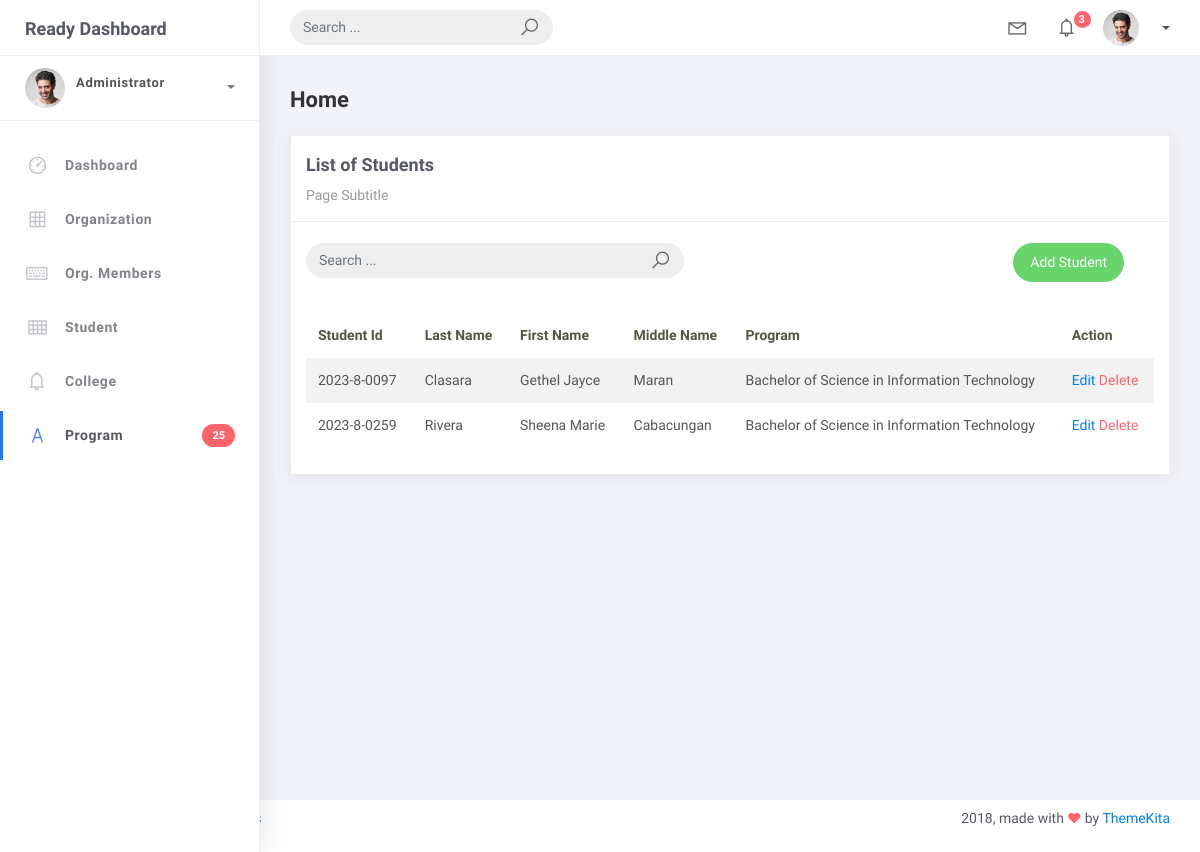
Page /student_list on the earlier database version.
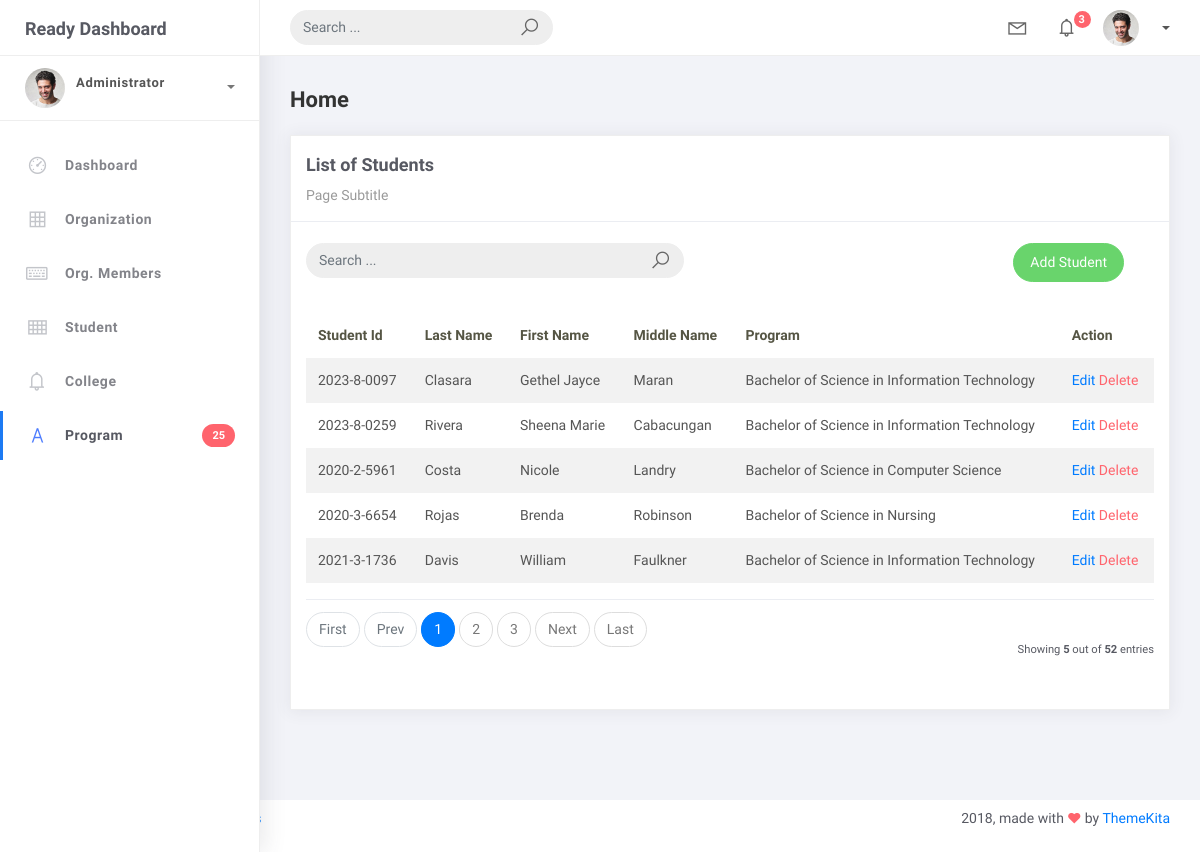
Same page on the later database version.
### studentorg/models.py (models this page shows, shortened)
class BaseModel(models.Model):
    created_at = models.DateTimeField(auto_now_add=True, db_index=True)
    updated_at = models.DateTimeField(auto_now=True)
    class Meta:
        abstract = True

class Student(BaseModel):
    student_id = models.CharField(max_length=15)
    lastname = models.CharField(max_length=25)
    firstname = models.CharField(max_length=25)
    middlename = models.CharField(max_length=25, blank=True, null=True)
    program = models.ForeignKey(Program, on_delete=models.CASCADE)

class Program(BaseModel):
    prog_name = models.CharField(max_length=150)
    college = models.ForeignKey(College, on_delete=models.CASCADE)
    def __str__(self):
        return self.prog_name

### studentorg/views.py (the view, shortened to what this page needs)
# urls.py: path('student_list', StudentList.as_view(), name='student-list'),
class StudentList(ListView):
    model = Student
    context_object_name = 'student'
    template_name = 'student_list.html'
    paginate_by = 5
    def get_queryset(self):
            qs = super().get_queryset()
            query = self.request.GET.get('q')
            return qs

### templates/student_list.html
{% extends 'base.html' %}
{% load static %}
{% block content %}
<div class="content">
    <div class="container-fluid">
        <h4 class="page-title">Home</h4>
        <div class="row">
            <div class="col-md-12">
                <div class="card">
                    <div class="card-header">
                        <div class="card-title">List of Students</div>
                        <div class="card-category">Page Subtitle</div>
                    </div>
                    <br />
                    <div class="col-md-12 row">
                        <div class="col-md-6">
                            <form class="navbar-left navbar-form nav-search mr-md-3" action="{% url 'student-list'%}">
                                <div class="input-group">
                                    <input type="text" placeholder="Search ..." class="form-control" name="q" />
                                    <div class="input-group-append">
                                        <span class="input-group-text">
                                            <i class="la la-search search-icon"></i>
                                        </span>
                                    </div>
                                </div>
                            </form>
                        </div>
                        <div class="col-md-6">
                            <div class="pull-right">
                                <a href="{% url 'student-add' %}" class="btn btn-success btn-rounded">Add Student</a>
                            </div>
                        </div>
                    </div>
                    <div class="card-body">
                        <table class="table table-striped mt-3">
                            <thead>
                                <tr>
                                    <th scope="col">Student Id</th>
                                    <th scope="col">Last Name</th>
                                    <th scope="col">First Name</th>
                                    <th scope="col">Middle Name</th>
                                    <th scope="col">Program</th>
                                    <th scope="col">Action</th>
                                </tr>
                            </thead>
                            <tbody>
                                {% for object in object_list %}
                                <tr>
                                    <td>{{ object.student_id }}</td>
                                    <td>{{ object.lastname }}</td>
                                    <td>{{ object.firstname }}</td>
                                    <td>{{ object.middlename }}</td>
                                    <td>{{ object.program }}</td>
                                    <td>
                                        <a href="student_list/{{ object.id }}">Edit</a>
                                        <a href="student_list/{{ object.id }}/delete" class="text-danger">Delete</a>
                                    </td>
                                </tr>
                                    {% empty %}
                                    <tr>
                                        <td colspan="4" style="text-align: center">
                                        <p class="text-sm font-weight-bold mb-0">No Records Found</p>
                                        </td>
                                    </tr>
                                    {% endfor %}
                            </tbody>
                        </table>
                        {% include 'includes/pagination.html' %}
                    </div>
                </div>
            </div>
        </div>
    </div>
</div>
{% endblock %}

### templates/base.html (shortened to what this page needs)
{% load static %}
<!DOCTYPE html>
<html>
<head>
    <link rel="stylesheet" href="{% static 'css/bootstrap.min.css' %}">
	<link rel="stylesheet" href="{% static 'css/ready.css' %}">
    <link rel="stylesheet" href="{% static 'css/demo.css' %}">
</head>
<body>
	<div class="wrapper">
		<div class="main-header">
			<div class="logo-header">
				<a href="index.html" class="logo">
					Ready Dashboard
				</a>
			</div>
			<nav class="navbar navbar-header navbar-expand-lg">
				<div class="container-fluid">
					<form class="navbar-left navbar-form nav-search mr-md-3" action="">
						<div class="input-group">
							<input type="text" placeholder="Search ..." class="form-control">
							<div class="input-group-append">
								<span class="input-group-text">
									<i class="la la-search search-icon"></i>
								</span>
							</div>
						</div>
					</form>
					<ul class="navbar-nav topbar-nav ml-md-auto align-items-center">
						<li class="nav-item dropdown hidden-caret">
							<a class="nav-link dropdown-toggle" href="#" id="navbarDropdown" role="button" data-toggle="dropdown" aria-haspopup="true" aria-expanded="false">
								<i class="la la-envelope"></i>
							</a>
						</li>
						<li class="nav-item dropdown hidden-caret">
							<a class="nav-link dropdown-toggle" href="#" id="navbarDropdown" role="button" data-toggle="dropdown" aria-haspopup="true" aria-expanded="false">
								<i class="la la-bell"></i>
								<span class="notification">3</span>
							</a>
						</li>
						<li class="nav-item dropdown">
							<a class="dropdown-toggle profile-pic" data-toggle="dropdown" href="#" aria-expanded="false"> <img src="{% static 'img/profile.jpg' %}" alt="user-img" width="36" class="img-circle"> <span >{{request.user.username}}</span></span> </a>
							</li>
						</ul>
					</div>
				</nav>
			</div>
			<div class="sidebar">
				<div class="scrollbar-inner sidebar-wrapper">
					<div class="user">
						<div class="photo">
							<img src="{% static 'img/profile.jpg' %}">
						</div>
						<div class="info">
							<a class="" data-toggle="collapse" href="#collapseExample" aria-expanded="true">
								<span>
									<span class="user-level">Administrator</span>
									<span class="caret"></span>
								</span>
							</a>
							<div class="clearfix"></div>
						</div>
					</div>
					<ul class="nav">
						<li class="nav-item">
							<a href="{% url 'home' %}">
								<i class="la la-dashboard"></i>
								<p>Dashboard</p>
							</a>
						</li>
						<li class="nav-item">
							<a href="{% url 'organization-list' %}">
								<i class="la la-table"></i>
								<p>Organization</p>
							</a>
						</li>
						<li class="nav-item">
							<a href="{% url 'orgmember-list' %}">
								<i class="la la-keyboard-o"></i>
								<p>Org. Members</p>
							</a>
						</li>
						<li class="nav-item">
							<a href="{% url 'student-list' %}">
								<i class="la la-th"></i>
								<p>Student</p>
							</a>
						</li>
						<li class="nav-item">
							<a href="{% url 'college-list' %}">
								<i class="la la-bell"></i>
								<p>College</p>
							</a>
						</li>
						<li class="nav-item active">
							<a href="{% url 'program-list' %}">
								<i class="la la-font"></i>
								<p>Program</p>
								<span class="badge badge-danger">25</span>
							</a>
						</li>
					</ul>
				</div>
			</div>
			<div class="main-panel">
                {% block content %}
                {% endblock %}
            </div>
                <footer class="footer">
					<div class="container-fluid">
						<nav class="pull-left">
							<ul class="nav">
								<li class="nav-item">
									<a class="nav-link" href="http://www.themekita.com">
									</a>
								</li>
								<li class="nav-item">
									<a class="nav-link" href="#">
									</a>
								</li>
								<li class="nav-item">
									<a class="nav-link" href="https://themewagon.com/license/#free-item">
									</a>
								</li>
							</ul>
						</nav>
						<div class="copyright ml-auto">
							2018, made with <i class="la la-heart heart text-danger"></i> by <a href="http://www.themekita.com">ThemeKita</a>
						</div>
					</div>
				</footer>
			</div>
</body>
</html>

### templates/includes/pagination.html (shortened to what this page needs)
{% if is_paginated %}
<div class="card-footer px-0 border-0 d-flex flex-column flex-lg-row align-items-center justify-content-between mt-3">
    <nav aria-label="Topics pagination" class="mb-4">
        <ul class="pagination">
            {% if page_obj.number > 1 %}
                <li class="page-item">
                    <a class="page-link" href="?page=1">First</a>
                </li>
            {% else %}
                <li class="page-item disabled">
                    <span class="page-link">First</span>
                </li>
            {% endif %}
            {% if page_obj.has_previous %}
                <li class="page-item">
                    <a class="page-link" href="?page={{ page_obj.previous_page_number }}">Prev</a>
                </li>
            {% else %}
                <li class="page-item disabled">
                    <span class="page-link">Prev</span>
                </li>
            {% endif %}
            {% for page_num in paginator.page_range %}
                {% if page_obj.number == page_num %}
                    <li class="page-item active">
                        <span class="page-link">
                            {{ page_num }}
                        </span>
                    </li>
                {% elif page_num > page_obj.number|add:'-3' and page_num < page_obj.number|add:'3' %}
                    <li class="page-item">
                        <a class="page-link" href="?page={{ page_num }}">{{ page_num }}</a>
                    </li>
                {% endif %}
            {% endfor %}
            {% if page_obj.has_next %}
                <li class="page-item">
                    <a class="page-link" href="?page={{ page_obj.next_page_number }}">Next</a>
                </li>
            {% else %}
                <li class="page-item disabled">
                    <span class="page-link">Next</span>
                </li>
            {% endif %}
            {% if page_obj.number != paginator.num_pages %}
                <li class="page-item">
                    <a class="page-link" href="?page={{ paginator.num_pages }}">Last</a>
                </li>
            {% else %}
                <li class="page-item disabled">
                    <span class="page-link">Last</span>
                </li>
            {% endif %}
        </ul>
    </nav>
    <div class="fw-normal small mt-4 mt-lg-0">
        Showing <b>{{ object_list.count }}</b> out of <b>{{ paginator.count }}</b> entries
    </div>
</div>
{% endif %}

Differences in the rows shown:
added Student: student_id "2020-2-5961", lastname "Costa", firstname "Nicole", middlename "Landry", program "Bachelor of Science in Computer Science"
added Student: student_id "2020-3-6654", lastname "Rojas", firstname "Brenda", middlename "Robinson", program "Bachelor of Science in Nursing"
added Student: student_id "2021-3-1736", lastname "Davis", firstname "William", middlename "Faulkner", program "Bachelor of Science in Information Technology"
Other differences:
{{ object_list.count }}: (not shown) → "5"
{{ paginator.count }}: (not shown) → "52"
text now shown: "First Prev Next Last Showing out of entries"
new list line: "1"
new list line: "2"
new list line: "3"
